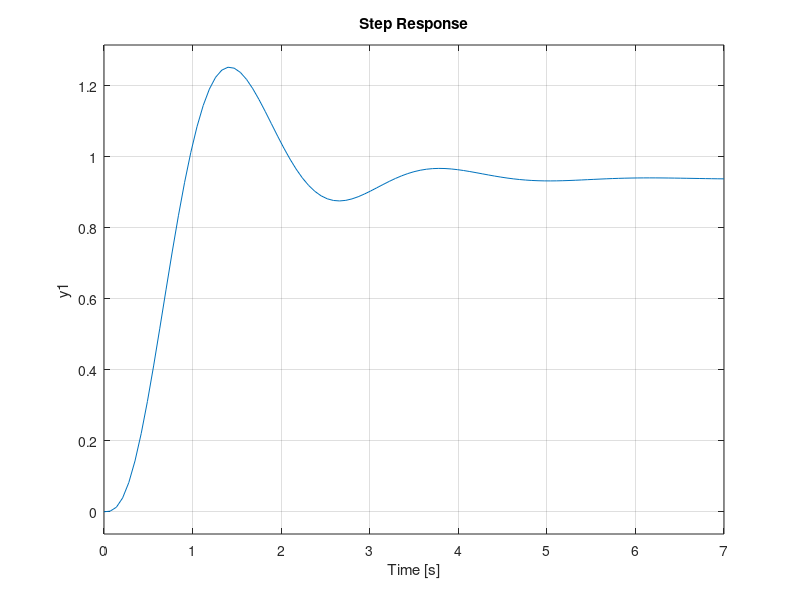

Recreate this plot in MATLAB. (Note: this script raises an error after producing the figure.)
clc
clear all

% % alef

% a1
num=[35 30];
den=[1 7 22 48 32];
S1=tf(num,den)

% a2
pole(S1)
z=[-0.8571];
p=[(-4.0000 + 0.0000i) (-1.0000 + 0.0000i) (-1.0000 - 2.6458i) (-1.0000 + 2.6458i)];
k=35;
S2=zpk(z,p,k)

% a3
A=[0   1   0   0
   0   0   1   0
   0   0   0   1
  -32 -48 -22 -7];
B=[0 ; 0 ; 0 ; 1];
C=[30 35 0 0];
D=0;
SS=ss(A,B,C,D);
[nu , de]=ss2tf(A,B,C,D);
S3=tf(nu , de)


% % be
step(S3)
DC_gain=dcgain(S3)
stepinfo(S3)

% % jim
zeta=0.32837;
wn=2.33589;
n=[wn^2];
d=[1 2*wn*zeta wn^2];
NS=tf(n , d)
step(S3 , NS)

% % dal
info_system3=stepinfo(S3)
info_new_system=stepinfo(NS)